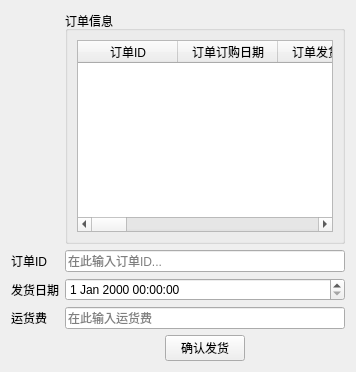
                   <widget class="QWidget" name="widget">
                    <attribute name="title">
                     <string>未发货订单</string>
                    </attribute>
                    <layout class="QGridLayout" name="gridLayout_4">
                     <item row="1" column="0">
                      <widget class="QLabel" name="label_18">
                       <property name="text">
                        <string>订单ID</string>
                       </property>
                      </widget>
                     </item>
                     <item row="2" column="1">
                      <widget class="QDateTimeEdit" name="data2Dsenddate">
                       <property name="correctionMode">
                        <enum>QAbstractSpinBox::CorrectToPreviousValue</enum>
                       </property>
                      </widget>
                     </item>
                     <item row="3" column="1">
                      <widget class="QLineEdit" name="text2Dtranmoney">
                       <property name="placeholderText">
                        <string>在此输入运货费</string>
                       </property>
                      </widget>
                     </item>
                     <item row="4" column="1">
                      <layout class="QHBoxLayout" name="horizontalLayout_3">
                       <item>
                        <spacer name="horizontalSpacer_12">
                         <property name="orientation">
                          <enum>Qt::Horizontal</enum>
                         </property>
                         <property name="sizeHint" stdset="0">
                          <size>
                           <width>40</width>
                           <height>20</height>
                          </size>
                         </property>
                        </spacer>
                       </item>
                       <item>
                        <widget class="QPushButton" name="button2Dsend">
                         <property name="text">
                          <string>确认发货</string>
                         </property>
                        </widget>
                       </item>
                       <item>
                        <spacer name="horizontalSpacer_13">
                         <property name="orientation">
                          <enum>Qt::Horizontal</enum>
                         </property>
                         <property name="sizeHint" stdset="0">
                          <size>
                           <width>40</width>
                           <height>20</height>
                          </size>
                         </property>
                        </spacer>
                       </item>
                      </layout>
                     </item>
                     <item row="0" column="1">
                      <widget class="QGroupBox" name="groupBox">
                       <property name="title">
                        <string>订单信息</string>
                       </property>
                       <layout class="QHBoxLayout" name="horizontalLayout_9">
                        <item>
                         <widget class="QTableWidget" name="table2Dunsend">
                          <column>
                           <property name="text">
                            <string>订单ID</string>
                           </property>
                          </column>
                          <column>
                           <property name="text">
                            <string>订单订购日期</string>
                           </property>
                          </column>
                          <column>
                           <property name="text">
                            <string>订单发货日期</string>
                           </property>
                          </column>
                          <column>
                           <property name="text">
                            <string>订单到货日期</string>
                           </property>
                          </column>
                          <column>
                           <property name="text">
                            <string>订单货款确认日期</string>
                           </property>
                          </column>
                          <column>
                           <property name="text">
                            <string>订单运货费</string>
                           </property>
                          </column>
                          <column>
                           <property name="text">
                            <string>订单货主名称</string>
                           </property>
                          </column>
                          <column>
                           <property name="text">
                            <string>订单详细地址</string>
                           </property>
                          </column>
                          <column>
                           <property name="text">
                            <string>订单货主所在国家</string>
                           </property>
                          </column>
                          <column>
                           <property name="text">
                            <string>订单货主所在城市</string>
                           </property>
                          </column>
                          <column>
                           <property name="text">
                            <string>订单货主所在地区</string>
                           </property>
                          </column>
                          <column>
                           <property name="text">
                            <string>订单货主所在地邮政编码</string>
                           </property>
                          </column>
                          <column>
                           <property name="text">
                            <string>订单折扣</string>
                           </property>
                          </column>
                         </widget>
                        </item>
                       </layout>
                      </widget>
                     </item>
                     <item row="2" column="0">
                      <widget class="QLabel" name="label_19">
                       <property name="text">
                        <string>发货日期</string>
                       </property>
                      </widget>
                     </item>
                     <item row="1" column="1">
                      <widget class="QLineEdit" name="text2Dunsend">
                       <property name="placeholderText">
                        <string>在此输入订单ID...</string>
                       </property>
                      </widget>
                     </item>
                     <item row="3" column="0">
                      <widget class="QLabel" name="label_21">
                       <property name="text">
                        <string>运货费</string>
                       </property>
                      </widget>
                     </item>
                    </layout>
                   </widget>
